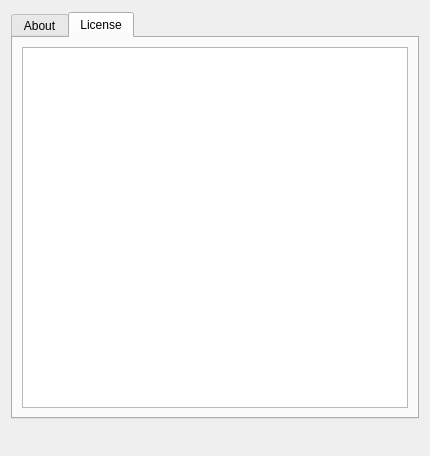
<?xml version="1.0" encoding="UTF-8"?>
<ui version="4.0">
 <class>gui_About</class>
 <widget class="QDialog" name="gui_About">
  <property name="windowModality">
   <enum>Qt::WindowModal</enum>
  </property>
  <property name="geometry">
   <rect>
    <x>0</x>
    <y>0</y>
    <width>430</width>
    <height>456</height>
   </rect>
  </property>
  <property name="windowTitle">
   <string>About Phoebetria</string>
  </property>
  <property name="windowIcon">
   <iconset>
    <normaloff>:/Images/phoebetria_icon_16.png</normaloff>:/Images/phoebetria_icon_16.png</iconset>
  </property>
  <layout class="QVBoxLayout" name="verticalLayout_2">
   <property name="spacing">
    <number>5</number>
   </property>
   <property name="topMargin">
    <number>12</number>
   </property>
   <property name="bottomMargin">
    <number>12</number>
   </property>
   <item>
    <widget class="QTabWidget" name="tabWidget">
     <property name="currentIndex">
      <number>1</number>
     </property>
     <widget class="QWidget" name="tab">
      <attribute name="title">
       <string>About</string>
      </attribute>
      <layout class="QVBoxLayout" name="verticalLayout_6">
       <item>
        <layout class="QHBoxLayout" name="horizontalLayout">
         <item>
          <layout class="QVBoxLayout" name="verticalLayout_4">
           <item>
            <widget class="QGraphicsView" name="graphicsView">
             <property name="sizePolicy">
              <sizepolicy hsizetype="Fixed" vsizetype="Fixed">
               <horstretch>0</horstretch>
               <verstretch>0</verstretch>
              </sizepolicy>
             </property>
             <property name="minimumSize">
              <size>
               <width>64</width>
               <height>64</height>
              </size>
             </property>
             <property name="maximumSize">
              <size>
               <width>64</width>
               <height>64</height>
              </size>
             </property>
             <property name="styleSheet">
              <string notr="true">background-image: url(:images/icons/64x64/phoebetria.png);</string>
             </property>
             <property name="frameShape">
              <enum>QFrame::NoFrame</enum>
             </property>
             <property name="frameShadow">
              <enum>QFrame::Sunken</enum>
             </property>
             <property name="verticalScrollBarPolicy">
              <enum>Qt::ScrollBarAlwaysOff</enum>
             </property>
             <property name="horizontalScrollBarPolicy">
              <enum>Qt::ScrollBarAlwaysOff</enum>
             </property>
            </widget>
           </item>
           <item>
            <spacer name="verticalSpacer">
             <property name="orientation">
              <enum>Qt::Vertical</enum>
             </property>
             <property name="sizeHint" stdset="0">
              <size>
               <width>20</width>
               <height>13</height>
              </size>
             </property>
            </spacer>
           </item>
          </layout>
         </item>
         <item>
          <spacer name="horizontalSpacer">
           <property name="orientation">
            <enum>Qt::Horizontal</enum>
           </property>
           <property name="sizeType">
            <enum>QSizePolicy::Fixed</enum>
           </property>
           <property name="sizeHint" stdset="0">
            <size>
             <width>13</width>
             <height>20</height>
            </size>
           </property>
          </spacer>
         </item>
         <item>
          <layout class="QVBoxLayout" name="verticalLayout_3">
           <item>
            <widget class="QLabel" name="label">
             <property name="sizePolicy">
              <sizepolicy hsizetype="Expanding" vsizetype="Expanding">
               <horstretch>0</horstretch>
               <verstretch>0</verstretch>
              </sizepolicy>
             </property>
             <property name="minimumSize">
              <size>
               <width>0</width>
               <height>0</height>
              </size>
             </property>
             <property name="font">
              <font>
               <pointsize>14</pointsize>
              </font>
             </property>
             <property name="accessibleName">
              <string/>
             </property>
             <property name="accessibleDescription">
              <string/>
             </property>
             <property name="text">
              <string notr="true">Phoebetria</string>
             </property>
            </widget>
           </item>
           <item>
            <widget class="QLabel" name="ctrl_version">
             <property name="sizePolicy">
              <sizepolicy hsizetype="Expanding" vsizetype="Expanding">
               <horstretch>0</horstretch>
               <verstretch>0</verstretch>
              </sizepolicy>
             </property>
             <property name="minimumSize">
              <size>
               <width>0</width>
               <height>0</height>
              </size>
             </property>
             <property name="font">
              <font>
               <pointsize>9</pointsize>
              </font>
             </property>
             <property name="accessibleName">
              <string/>
             </property>
             <property name="text">
              <string notr="true">Version 0.0</string>
             </property>
            </widget>
           </item>
           <item>
            <widget class="QLabel" name="ctrl_build">
             <property name="sizePolicy">
              <sizepolicy hsizetype="Expanding" vsizetype="Expanding">
               <horstretch>0</horstretch>
               <verstretch>0</verstretch>
              </sizepolicy>
             </property>
             <property name="minimumSize">
              <size>
               <width>0</width>
               <height>0</height>
              </size>
             </property>
             <property name="accessibleName">
              <string/>
             </property>
             <property name="text">
              <string notr="true">Build:</string>
             </property>
            </widget>
           </item>
           <item>
            <widget class="QLabel" name="ctrl_qtVersion">
             <property name="accessibleName">
              <string/>
             </property>
             <property name="text">
              <string notr="true">Qt Version:</string>
             </property>
            </widget>
           </item>
          </layout>
         </item>
        </layout>
       </item>
       <item>
        <spacer name="verticalSpacer_2">
         <property name="orientation">
          <enum>Qt::Vertical</enum>
         </property>
         <property name="sizeType">
          <enum>QSizePolicy::Fixed</enum>
         </property>
         <property name="sizeHint" stdset="0">
          <size>
           <width>20</width>
           <height>10</height>
          </size>
         </property>
        </spacer>
       </item>
       <item>
        <widget class="Line" name="line">
         <property name="orientation">
          <enum>Qt::Horizontal</enum>
         </property>
        </widget>
       </item>
       <item>
        <layout class="QVBoxLayout" name="verticalLayout_5">
         <property name="spacing">
          <number>5</number>
         </property>
         <item>
          <widget class="QLabel" name="label_3">
           <property name="sizePolicy">
            <sizepolicy hsizetype="Expanding" vsizetype="Expanding">
             <horstretch>0</horstretch>
             <verstretch>0</verstretch>
            </sizepolicy>
           </property>
           <property name="font">
            <font>
             <family>MS Shell Dlg 2</family>
             <pointsize>9</pointsize>
            </font>
           </property>
           <property name="accessibleName">
            <string/>
           </property>
           <property name="text">
            <string notr="true">Controller software for the BitFenix Recon fan controller.</string>
           </property>
           <property name="alignment">
            <set>Qt::AlignHCenter|Qt::AlignTop</set>
           </property>
          </widget>
         </item>
         <item>
          <widget class="QLabel" name="ctrl_build_2">
           <property name="accessibleName">
            <string/>
           </property>
           <property name="accessibleDescription">
            <string/>
           </property>
           <property name="text">
            <string notr="true">© Copyright 2012</string>
           </property>
           <property name="alignment">
            <set>Qt::AlignCenter</set>
           </property>
          </widget>
         </item>
         <item>
          <widget class="QTextBrowser" name="textBrowser_acknowledgement">
           <property name="accessibleName">
            <string/>
           </property>
           <property name="accessibleDescription">
            <string/>
           </property>
           <property name="readOnly">
            <bool>true</bool>
           </property>
           <property name="html">
            <string notr="true">&lt;!DOCTYPE HTML PUBLIC &quot;-//W3C//DTD HTML 4.0//EN&quot; &quot;http://www.w3.org/TR/REC-html40/strict.dtd&quot;&gt;
&lt;html&gt;&lt;head&gt;&lt;meta name=&quot;qrichtext&quot; content=&quot;1&quot; /&gt;&lt;style type=&quot;text/css&quot;&gt;
p, li { white-space: pre-wrap; }
&lt;/style&gt;&lt;/head&gt;&lt;body style=&quot; font-family:'MS Shell Dlg 2'; font-size:8.25pt; font-weight:400; font-style:normal;&quot;&gt;
&lt;p style=&quot;-qt-paragraph-type:empty; margin-top:0px; margin-bottom:0px; margin-left:0px; margin-right:0px; -qt-block-indent:0; text-indent:0px;&quot;&gt;&lt;br /&gt;&lt;/p&gt;&lt;/body&gt;&lt;/html&gt;</string>
           </property>
           <property name="source">
            <url>
             <string>qrc:/html/Acknowledgments</string>
            </url>
           </property>
          </widget>
         </item>
         <item>
          <widget class="QLabel" name="label_5">
           <property name="sizePolicy">
            <sizepolicy hsizetype="Expanding" vsizetype="MinimumExpanding">
             <horstretch>0</horstretch>
             <verstretch>0</verstretch>
            </sizepolicy>
           </property>
           <property name="minimumSize">
            <size>
             <width>0</width>
             <height>0</height>
            </size>
           </property>
           <property name="palette">
            <palette>
             <active>
              <colorrole role="Text">
               <brush brushstyle="SolidPattern">
                <color alpha="255">
                 <red>70</red>
                 <green>70</green>
                 <blue>70</blue>
                </color>
               </brush>
              </colorrole>
             </active>
             <inactive>
              <colorrole role="Text">
               <brush brushstyle="SolidPattern">
                <color alpha="255">
                 <red>70</red>
                 <green>70</green>
                 <blue>70</blue>
                </color>
               </brush>
              </colorrole>
             </inactive>
             <disabled>
              <colorrole role="Text">
               <brush brushstyle="SolidPattern">
                <color alpha="255">
                 <red>120</red>
                 <green>120</green>
                 <blue>120</blue>
                </color>
               </brush>
              </colorrole>
             </disabled>
            </palette>
           </property>
           <property name="text">
            <string>&lt;!DOCTYPE HTML PUBLIC &quot;-//W3C//DTD HTML 4.0//EN&quot; &quot;http://www.w3.org/TR/REC-html40/strict.dtd&quot;&gt;
&lt;html&gt;&lt;head&gt;&lt;meta name=&quot;qrichtext&quot; content=&quot;1&quot; /&gt;&lt;style type=&quot;text/css&quot;&gt;
p, li { white-space: pre-wrap; }
&lt;/style&gt;&lt;/head&gt;&lt;body style=&quot; font-family:'MS Shell Dlg 2'; font-size:8.25pt; font-weight:400; font-style:normal;&quot;&gt;
&lt;p style=&quot; margin-top:0px; margin-bottom:0px; margin-left:0px; margin-right:0px; -qt-block-indent:0; text-indent:0px;&quot;&gt;&lt;span style=&quot; font-size:8pt;&quot;&gt;&lt;small&gt;This program is &lt;/span&gt;&lt;small&gt;&lt;span style=&quot; font-size:8pt; font-weight:600;&quot;&gt;not&lt;/span&gt;&lt;/small&gt;&lt;small&gt;&lt;span style=&quot; font-size:8pt;&quot;&gt; official BitFenix® software. BitFenix® is in no way associated or affiliated with this program.&lt;/small&gt;&lt;/span&gt;&lt;/p&gt;&lt;/body&gt;&lt;/html&gt;</string>
           </property>
           <property name="scaledContents">
            <bool>false</bool>
           </property>
           <property name="alignment">
            <set>Qt::AlignLeading|Qt::AlignLeft|Qt::AlignVCenter</set>
           </property>
           <property name="wordWrap">
            <bool>true</bool>
           </property>
          </widget>
         </item>
        </layout>
       </item>
      </layout>
     </widget>
     <widget class="QWidget" name="tab_2">
      <attribute name="title">
       <string>License</string>
      </attribute>
      <layout class="QVBoxLayout" name="verticalLayout">
       <item>
        <widget class="QTextBrowser" name="textBrowser">
         <property name="accessibleName">
          <string notr="true"/>
         </property>
         <property name="accessibleDescription">
          <string notr="true"/>
         </property>
         <property name="html">
          <string notr="true">&lt;!DOCTYPE HTML PUBLIC &quot;-//W3C//DTD HTML 4.0//EN&quot; &quot;http://www.w3.org/TR/REC-html40/strict.dtd&quot;&gt;
&lt;html&gt;&lt;head&gt;&lt;meta name=&quot;qrichtext&quot; content=&quot;1&quot; /&gt;&lt;style type=&quot;text/css&quot;&gt;
p, li { white-space: pre-wrap; }
&lt;/style&gt;&lt;/head&gt;&lt;body style=&quot; font-family:'MS Shell Dlg 2'; font-size:8.25pt; font-weight:400; font-style:normal;&quot;&gt;
&lt;p style=&quot;-qt-paragraph-type:empty; margin-top:0px; margin-bottom:0px; margin-left:0px; margin-right:0px; -qt-block-indent:0; text-indent:0px;&quot;&gt;&lt;br /&gt;&lt;/p&gt;&lt;/body&gt;&lt;/html&gt;</string>
         </property>
         <property name="source">
          <url>
           <string>qrc:/html/GPL3_Brief</string>
          </url>
         </property>
        </widget>
       </item>
      </layout>
     </widget>
    </widget>
   </item>
   <item>
    <layout class="QHBoxLayout" name="horizontalLayout_2">
     <item>
      <spacer name="horizontalSpacer_3">
       <property name="orientation">
        <enum>Qt::Horizontal</enum>
       </property>
       <property name="sizeHint" stdset="0">
        <size>
         <width>40</width>
         <height>20</height>
        </size>
       </property>
      </spacer>
     </item>
     <item>
      <widget class="QPushButton" name="ctrl_aboutClose">
       <property name="toolTip">
        <string>Close</string>
       </property>
       <property name="styleSheet">
        <string notr="true">QPushButton {
	border: none;
	margin: 0px;
    padding: 0px;
	image: url(:/Images/icon_close.png)
}

QPushButton:hover {
	border: none;
	margin: 0px;
    padding: 0px;
	image: url(:/Images/icon_close_lite.png)
}

QPushButton:disabled {
	border: none;
	margin: 0px;
    padding: 0px;
	image: url(:/Images/icon_close_lite.png)
}</string>
       </property>
       <property name="text">
        <string/>
       </property>
      </widget>
     </item>
     <item>
      <spacer name="horizontalSpacer_2">
       <property name="orientation">
        <enum>Qt::Horizontal</enum>
       </property>
       <property name="sizeHint" stdset="0">
        <size>
         <width>40</width>
         <height>20</height>
        </size>
       </property>
      </spacer>
     </item>
    </layout>
   </item>
  </layout>
 </widget>
 <resources/>
 <connections/>
</ui>
